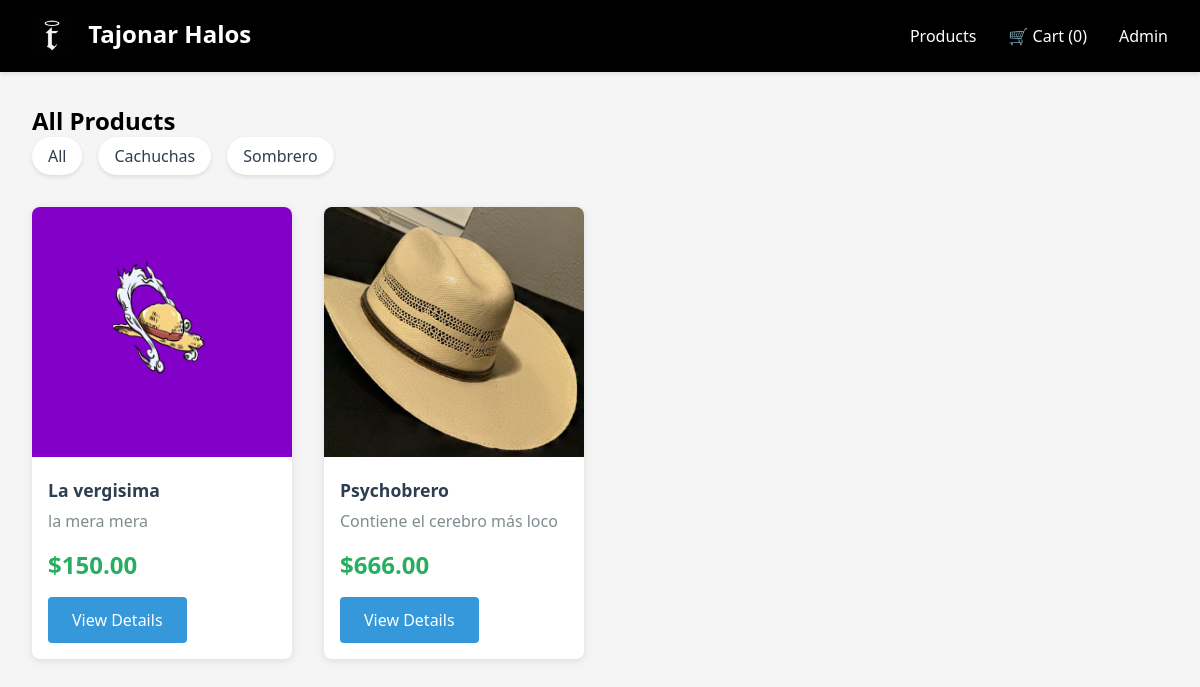
The page / on the database its author committed.
### store/models.py (models this page shows, shortened)
class Category(models.Model):
    name = models.CharField(max_length=200)
    slug = models.SlugField(unique=True)
    description = models.TextField(blank=True)
    class Meta:
        verbose_name_plural = 'Categories'

class Product(models.Model):
    category = models.ForeignKey(Category, related_name='products', on_delete=models.CASCADE)
    name = models.CharField(max_length=200)
    slug = models.SlugField(unique=True)
    description = models.TextField()
    price = models.DecimalField(max_digits=10, decimal_places=2)
    image = models.ImageField(upload_to='products/', blank=True)
    stock = models.IntegerField(default=0)
    available = models.BooleanField(default=True)
    created_at = models.DateTimeField(auto_now_add=True)
    updated_at = models.DateTimeField(auto_now=True)

### store/views.py (the view)
# urls.py: path('', views.product_list, name='product_list'),
def product_list(request):
    products = Product.objects.filter(available=True)
    categories = Category.objects.all()
    return render(request, 'store/product_list.html', {
        'products': products,
        'categories': categories
    })

### cart/context_processors.py (called while the page is built)
def cart_count(request):
    cart = get_or_create_cart(request)
    count = sum(item.quantity for item in cart.items.all())
    return {'cart_count': count}

### cart/views.py (called while the page is built)
def get_or_create_cart(request):
    cart_id = request.session.get('cart_id')
    if cart_id:
        try:
            cart = Cart.objects.get(id=cart_id)
        except Cart.DoesNotExist:
            cart = Cart.objects.create()
            request.session['cart_id'] = cart.id
    else:
        cart = Cart.objects.create()
        request.session['cart_id'] = cart.id
    return cart

### store/templates/store/product_list.html (shortened to what this page needs)
{% extends "store/base.html" %}
{% block content %}
<h2>All Products</h2>
{% if categories %}
<div class="categories">
    <a href="{% url 'store:product_list' %}" class="category-tag">All</a>
    {% for category in categories %}
    <a href="{% url 'store:category_products' category.slug %}" class="category-tag">{{ category.name }}</a>
    {% endfor %}
</div>
{% endif %}
<div class="product-grid">
    {% for product in products %}
    <div class="product-card">
        {% if product.image %}
            <img src="{{ product.image.url }}" alt="{{ product.name }}" style="width: 100%; height: 250px; object-fit: cover;">
        {% else %}
            <div class="product-image">📦</div>
        {% endif %}
        <div class="product-info">
            <h3>{{ product.name }}</h3>
            <p>{{ product.description|truncatewords:15 }}</p>
            <div class="product-price">${{ product.price }}</div>
            <a href="{% url 'store:product_detail' product.slug %}" class="btn">View Details</a>
        </div>
    </div>
    {% empty %}
    <p>No products available.</p>
    {% endfor %}
</div>
{% endblock %}

### store/templates/store/base.html (style rules this page uses)
* { margin: 0; padding: 0; box-sizing: border-box; }
body { font-family: 'Segoe UI', Tahoma, Geneva, Verdana, sans-serif; background: #f5f5f5; }
.product-grid { display: grid; grid-template-columns: repeat(auto-fill, minmax(250px, 1fr)); gap: 2rem; margin-top: 2rem; }
.product-card { background: white; border-radius: 8px; overflow: hidden; box-shadow: 0 2px 8px rgba(0,0,0,0.1); transition: transform 0.3s; }
.product-info { padding: 1rem; }
.product-info h3 { font-size: 1.1rem; margin-bottom: 0.5rem; color: #2c3e50; }
.product-info p { color: #7f8c8d; margin-bottom: 1rem; }
.product-price { font-size: 1.5rem; font-weight: bold; color: #27ae60; margin-bottom: 1rem; }
.btn { display: inline-block; padding: 0.75rem 1.5rem; background: #3498db; color: white; text-decoration: none; border-radius: 4px; border: none; cursor: pointer; transition: background 0.3s; }
.categories { display: flex; gap: 1rem; flex-wrap: wrap; margin-bottom: 2rem; }
.category-tag { padding: 0.5rem 1rem; background: white; border-radius: 20px; text-decoration: none; color: #2c3e50; box-shadow: 0 2px 4px rgba(0,0,0,0.1); transition: all 0.3s; }

### rows shown on the page
Category: name "Cachuchas"
Category: name "Sombrero"
Product: image (picture), name "La vergisima", description "la mera mera", price "150.00"
Product: image (picture), name "Psychobrero", description "Contiene el cerebro más loco", price "666.00"

### other values the page prints
{{ cart_count }} "0"
